Frame 1 (no input): blank canvas, image omitted
Frame 60 (no input): blank canvas, image omitted
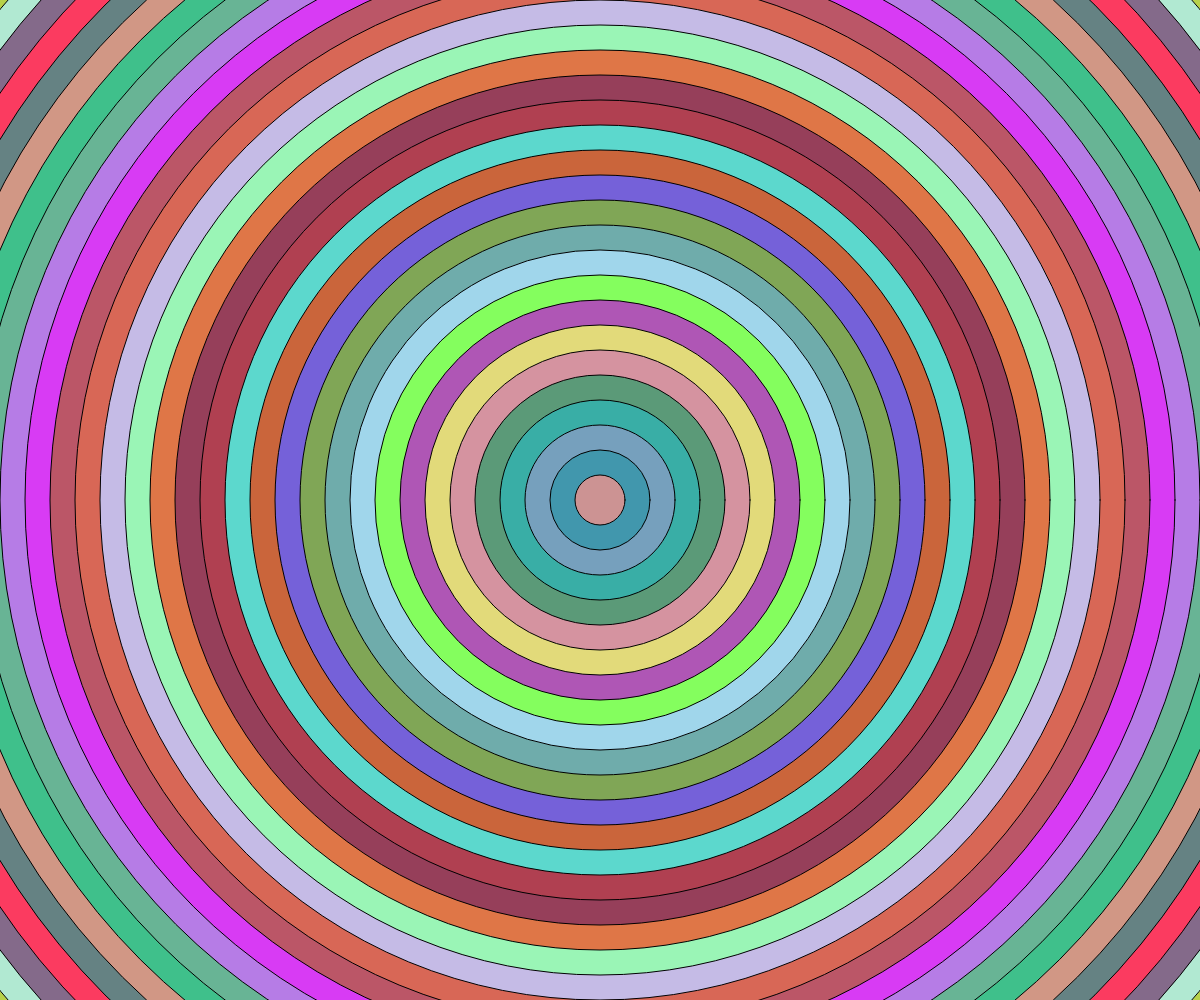
Frame 120 (the mouse pressed at the canvas centre since frame 60)

The p5.js sketch whose frames 1 and 60 were blank and that drew this single picture after the mouse press (run headless with seeded random() and noise() and a simulated clock; from frame 60 on, the mouse is pressed at the canvas centre):

// p5.js sketch
// ── sketch.js
let size = 200;
let range = 55;
let clicked = false;
function setup() {
	createCanvas(windowWidth, windowHeight);
	//noLoop();
}
function Rings(count){
	for (let i = (5*count); i >0; i -= 5) {
		fill(floor(Math.random()*size+range),floor(Math.random()*size+range),floor(Math.random()*size+range));
		ellipse(windowWidth/2,windowHeight/2,10*i,10*i);
}
}
function mousePressed(){
	if (clicked === true){
		clicked = false;
	}
	else{
		clicked = true;
	}
	let count = Math.random()*10;
	let tempX = mouseX;
	let tempY = mouseY;
	for (let i = (5*count); i >0; i -= 5) {
		fill(floor(Math.random()*size+range),floor(Math.random()*size+range),floor(Math.random()*size+range));
		ellipse(tempX,tempY,10*i,10*i);
}
return false;
}
function draw() {
	background(255);
	fill(255,0,0);
	if (clicked === true){
		Rings(50);
	}
}
